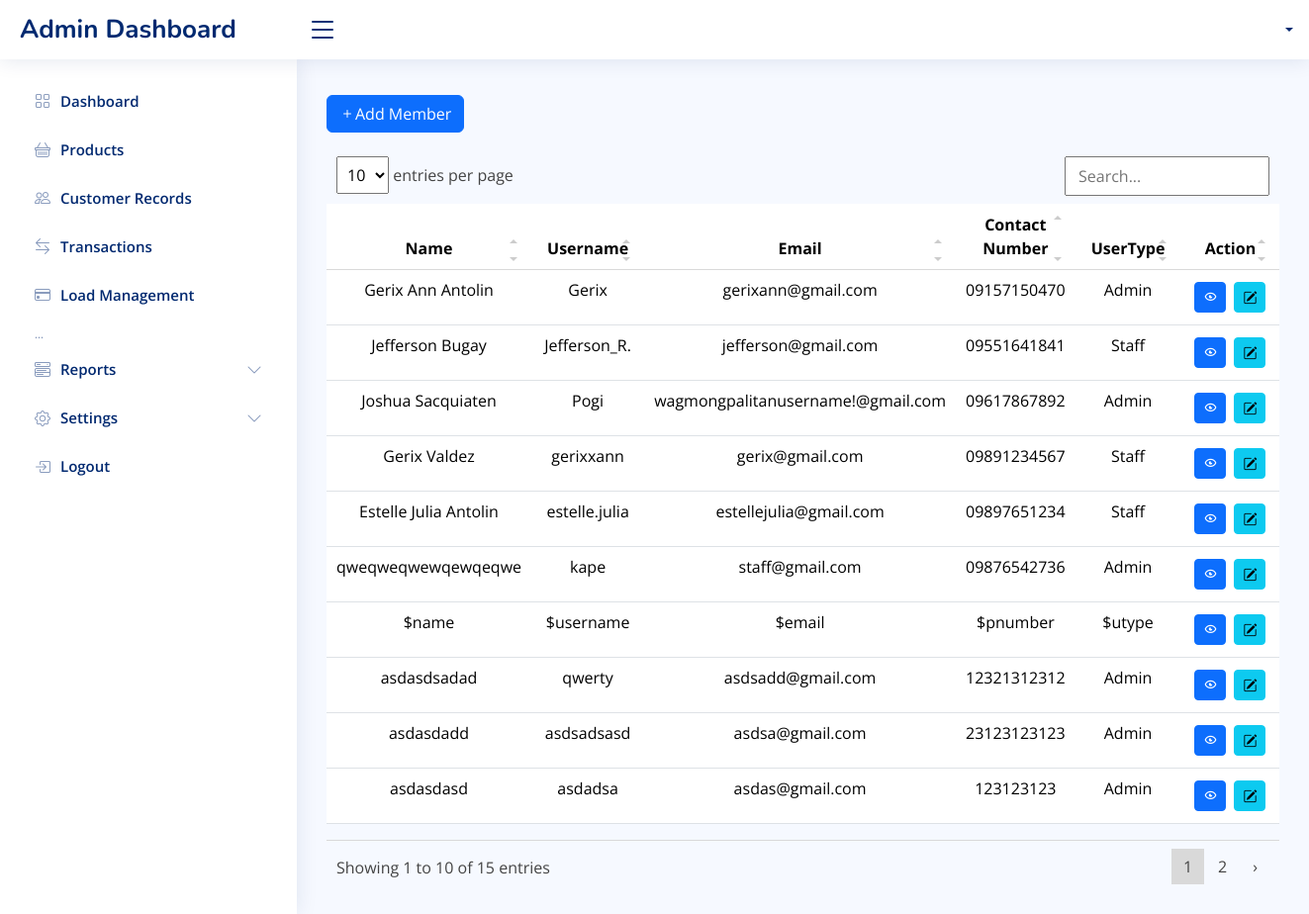
/table/staff.php, run on an earlier commit of the app's database.
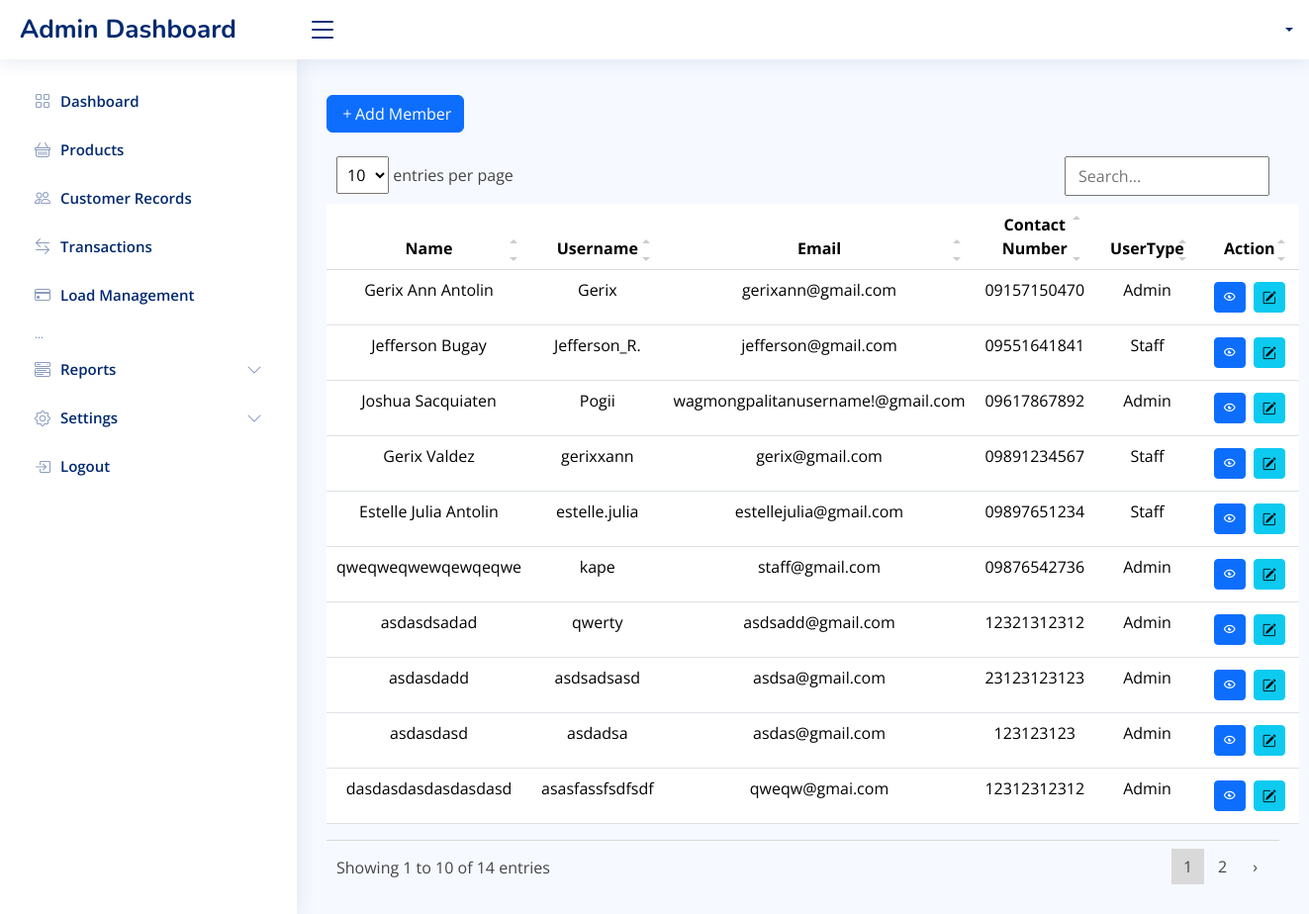
And on a later commit of the database.
### tables this page shows
CREATE TABLE `users` (
  `id` int(11) NOT NULL AUTO_INCREMENT,
  `name` varchar(255) NOT NULL,
  `username` varchar(255) NOT NULL,
  `email` varchar(255) NOT NULL,
  `phone_number` varchar(20) NOT NULL,
  `user_type` varchar(255) NOT NULL,
  `password` varchar(255) NOT NULL,
  PRIMARY KEY (`id`)
);

### table/staff.php (the view, shortened to what this page needs)
<?php
include "../db_conn.php";
$sql = "SELECT * FROM users";
$result = $con->query($sql);
include '../includes/header.php';
include '../includes/navbar.php';
include '../includes/sidebar.php';
?>
    <main id="main" class="main">
        <section class="section dashboard">
            <div class="row">
                <div class="add-employee mb-3 mt-3">
                    <a href="../forms/addstaff.php" class="btn btn-primary">
                        <i class="bi bi-plus"></i>Add Member
                    </a>
                </div>
                <table id="myTable" class="table datatable">
                    <thead>
                        <tr>
                            <th scope="col">Name</th>
                            <th scope="col">Username</th>
                            <th scope="col">Email</th>
                            <th scope="col">Contact Number</th>
                            <th scope="col">UserType</th>
                            <th scope="col">Action</th>
                        </tr>
                    </thead>
                    <tbody>
                        <?php while ($userrow = $result->fetch_assoc()) {
                            $id = $userrow["id"];
                            $name = $userrow["name"];
                            $username = $userrow["username"];
                            $email = $userrow["email"];
                            $contactNumber = $userrow["phone_number"];
                            $userType = $userrow["user_type"];
                        ?>
                            <tr>
                                <td><?php echo $name; ?></td>
                                <td><?php echo $username; ?></td>
                                <td><?php echo $email; ?></td>
                                <td><?php echo $contactNumber; ?></td>
                                <td><?php echo $userType; ?></td>
                                <td>
                                <div class="d-flex justify-content-center">
                                  <a href="../staff/view.php?id=<?php echo $id; ?>" class="btn btn-sm btn-primary view-btn m-1" data-id="<?php echo $id; ?>">
                                   <i class="bx bx-show-alt"></i>
                                   </a>
                                 <a href="../staff/update.php?id=<?php echo $id; ?>" class="btn btn-sm btn-info update-btn m-1" data-id="<?php echo $id; ?>">
                                 <i class="bi bi-pencil-square"></i>
                                </a>
                                </div>
                                </td>
                            </tr>
                        <?php } ?>
                    </tbody>
                </table>
            </div>
        </section>
    </main>
    <?php include '../includes/footer.php'; ?>

What changed in the data, as far as the page shows it:
removed users: name "$name", username "$username", email "$email", phone_number "$pnumber", user_type "$utype"
changed users "Joshua Sacquiaten": username "Pogi" → "Pogii"
now on this page (row unchanged): users: name "dasdasdasdasdasdasd", username "asasfassfsdfsdf", email "qweqw@gmai.com", phone_number "12312312312", user_type "Admin"
Also different on the page:
text written by a page script: "entries per page Showing 1 to 10 of 15 entries 1 2 ›" → "entries per page Showing 1 to 10 of 14 entries 1 2 ›"
